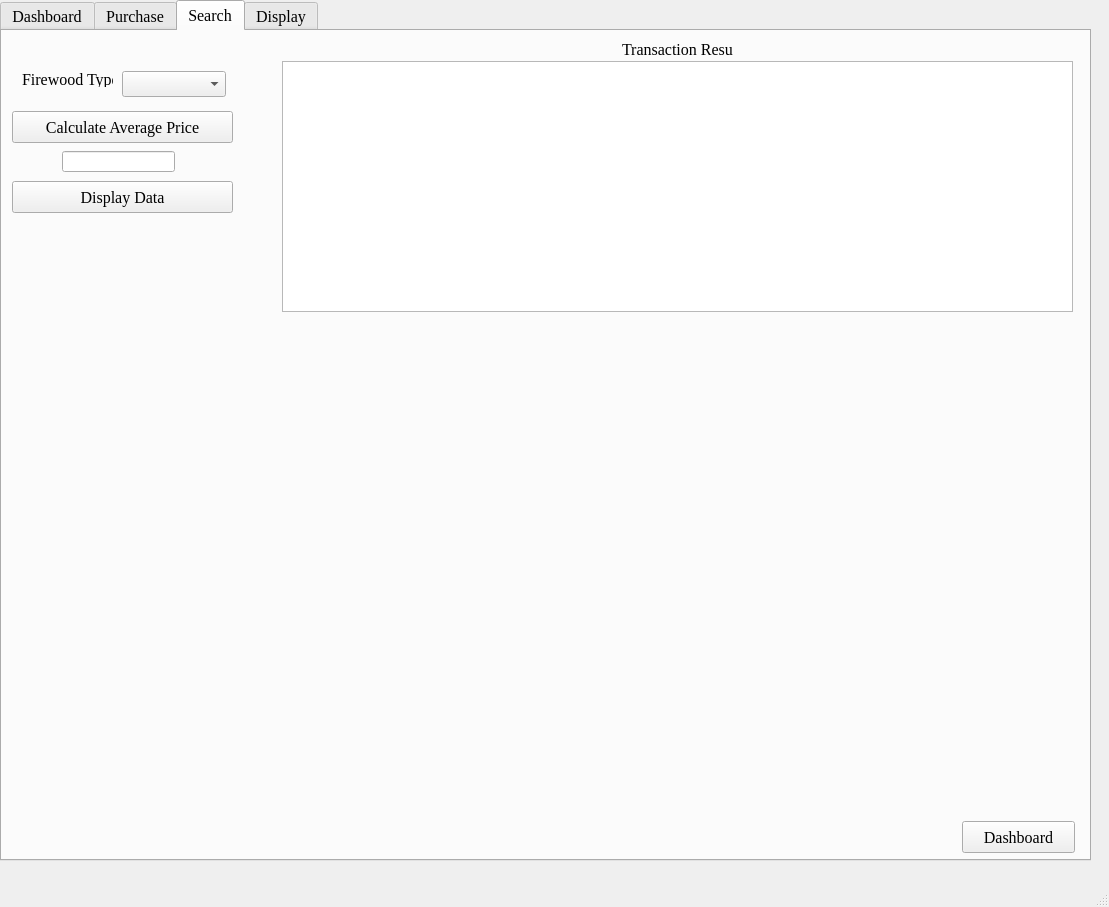
<?xml version="1.0" encoding="UTF-8"?>
<ui version="4.0">
 <class>MainWindow</class>
 <widget class="QMainWindow" name="MainWindow">
  <property name="geometry">
   <rect>
    <x>0</x>
    <y>0</y>
    <width>1109</width>
    <height>907</height>
   </rect>
  </property>
  <property name="font">
   <font>
    <family>Times New Roman</family>
    <pointsize>12</pointsize>
   </font>
  </property>
  <property name="windowTitle">
   <string>MainWindow</string>
  </property>
  <widget class="QWidget" name="centralwidget">
   <widget class="QTabWidget" name="tabWidget">
    <property name="geometry">
     <rect>
      <x>0</x>
      <y>0</y>
      <width>1091</width>
      <height>861</height>
     </rect>
    </property>
    <property name="currentIndex">
     <number>2</number>
    </property>
    <widget class="QWidget" name="tab">
     <attribute name="title">
      <string>Dashboard</string>
     </attribute>
     <widget class="QPushButton" name="btnPurchase">
      <property name="geometry">
       <rect>
        <x>20</x>
        <y>30</y>
        <width>113</width>
        <height>32</height>
       </rect>
      </property>
      <property name="font">
       <font>
        <family>Times New Roman</family>
        <pointsize>12</pointsize>
       </font>
      </property>
      <property name="text">
       <string>Purchase</string>
      </property>
     </widget>
     <widget class="QPushButton" name="btnSearch">
      <property name="geometry">
       <rect>
        <x>20</x>
        <y>80</y>
        <width>113</width>
        <height>32</height>
       </rect>
      </property>
      <property name="font">
       <font>
        <family>Times New Roman</family>
        <pointsize>12</pointsize>
       </font>
      </property>
      <property name="text">
       <string>Search</string>
      </property>
     </widget>
     <widget class="QPushButton" name="btnDisplay">
      <property name="geometry">
       <rect>
        <x>20</x>
        <y>130</y>
        <width>113</width>
        <height>32</height>
       </rect>
      </property>
      <property name="font">
       <font>
        <family>Times New Roman</family>
        <pointsize>12</pointsize>
       </font>
      </property>
      <property name="text">
       <string>Display</string>
      </property>
     </widget>
     <widget class="QPushButton" name="btnExit">
      <property name="geometry">
       <rect>
        <x>20</x>
        <y>180</y>
        <width>113</width>
        <height>32</height>
       </rect>
      </property>
      <property name="font">
       <font>
        <family>Times New Roman</family>
        <pointsize>12</pointsize>
       </font>
      </property>
      <property name="text">
       <string>Exit</string>
      </property>
     </widget>
    </widget>
    <widget class="QWidget" name="tab_2">
     <attribute name="title">
      <string>Purchase</string>
     </attribute>
     <widget class="QLabel" name="lblTransactionId">
      <property name="geometry">
       <rect>
        <x>10</x>
        <y>30</y>
        <width>81</width>
        <height>16</height>
       </rect>
      </property>
      <property name="font">
       <font>
        <family>Times New Roman</family>
        <pointsize>12</pointsize>
       </font>
      </property>
      <property name="text">
       <string>Transaction ID</string>
      </property>
     </widget>
     <widget class="QLabel" name="lblCustomerName">
      <property name="geometry">
       <rect>
        <x>10</x>
        <y>60</y>
        <width>91</width>
        <height>16</height>
       </rect>
      </property>
      <property name="font">
       <font>
        <family>Times New Roman</family>
        <pointsize>12</pointsize>
       </font>
      </property>
      <property name="text">
       <string>Customer Name</string>
      </property>
     </widget>
     <widget class="QComboBox" name="cmbWoodType">
      <property name="geometry">
       <rect>
        <x>110</x>
        <y>100</y>
        <width>111</width>
        <height>26</height>
       </rect>
      </property>
     </widget>
     <widget class="QLabel" name="lblQuantity">
      <property name="geometry">
       <rect>
        <x>10</x>
        <y>140</y>
        <width>60</width>
        <height>16</height>
       </rect>
      </property>
      <property name="font">
       <font>
        <family>Times New Roman</family>
        <pointsize>12</pointsize>
       </font>
      </property>
      <property name="text">
       <string>Quantity</string>
      </property>
     </widget>
     <widget class="QLineEdit" name="txtTransactionID">
      <property name="geometry">
       <rect>
        <x>110</x>
        <y>30</y>
        <width>113</width>
        <height>21</height>
       </rect>
      </property>
     </widget>
     <widget class="QLineEdit" name="txtCustomerName">
      <property name="geometry">
       <rect>
        <x>110</x>
        <y>60</y>
        <width>113</width>
        <height>21</height>
       </rect>
      </property>
     </widget>
     <widget class="QLineEdit" name="txtQuantity">
      <property name="geometry">
       <rect>
        <x>110</x>
        <y>140</y>
        <width>113</width>
        <height>21</height>
       </rect>
      </property>
     </widget>
     <widget class="QLineEdit" name="txtTotalDisplay">
      <property name="geometry">
       <rect>
        <x>110</x>
        <y>180</y>
        <width>113</width>
        <height>21</height>
       </rect>
      </property>
      <property name="readOnly">
       <bool>true</bool>
      </property>
     </widget>
     <widget class="QLabel" name="lblFireWoodType">
      <property name="geometry">
       <rect>
        <x>10</x>
        <y>100</y>
        <width>81</width>
        <height>16</height>
       </rect>
      </property>
      <property name="font">
       <font>
        <family>Times New Roman</family>
        <pointsize>12</pointsize>
       </font>
      </property>
      <property name="text">
       <string>Firewood Type</string>
      </property>
     </widget>
     <widget class="QPushButton" name="btnDisplayTotal">
      <property name="geometry">
       <rect>
        <x>0</x>
        <y>180</y>
        <width>101</width>
        <height>32</height>
       </rect>
      </property>
      <property name="font">
       <font>
        <family>Times New Roman</family>
        <pointsize>12</pointsize>
       </font>
      </property>
      <property name="text">
       <string>Display Total</string>
      </property>
     </widget>
     <widget class="QPushButton" name="btnPurchase_2">
      <property name="geometry">
       <rect>
        <x>60</x>
        <y>230</y>
        <width>113</width>
        <height>32</height>
       </rect>
      </property>
      <property name="font">
       <font>
        <family>Times New Roman</family>
        <pointsize>12</pointsize>
       </font>
      </property>
      <property name="text">
       <string>Purchase</string>
      </property>
     </widget>
    </widget>
    <widget class="QWidget" name="tab_3">
     <attribute name="title">
      <string>Search</string>
     </attribute>
     <widget class="QComboBox" name="cmbSearchWoodType">
      <property name="geometry">
       <rect>
        <x>120</x>
        <y>40</y>
        <width>104</width>
        <height>26</height>
       </rect>
      </property>
     </widget>
     <widget class="QLabel" name="lblSearchWoodType">
      <property name="geometry">
       <rect>
        <x>20</x>
        <y>40</y>
        <width>91</width>
        <height>16</height>
       </rect>
      </property>
      <property name="font">
       <font>
        <family>Times New Roman</family>
        <pointsize>12</pointsize>
       </font>
      </property>
      <property name="text">
       <string>Firewood Type</string>
      </property>
     </widget>
     <widget class="QPushButton" name="btnAveragePrice">
      <property name="geometry">
       <rect>
        <x>10</x>
        <y>80</y>
        <width>221</width>
        <height>32</height>
       </rect>
      </property>
      <property name="font">
       <font>
        <family>Times New Roman</family>
        <pointsize>12</pointsize>
       </font>
      </property>
      <property name="text">
       <string>Calculate Average Price</string>
      </property>
     </widget>
     <widget class="QPushButton" name="btnDisplaySearchData">
      <property name="geometry">
       <rect>
        <x>10</x>
        <y>150</y>
        <width>221</width>
        <height>32</height>
       </rect>
      </property>
      <property name="font">
       <font>
        <family>Times New Roman</family>
        <pointsize>12</pointsize>
       </font>
      </property>
      <property name="text">
       <string>Display Data</string>
      </property>
     </widget>
     <widget class="QTableWidget" name="tblSearchResults">
      <property name="geometry">
       <rect>
        <x>280</x>
        <y>30</y>
        <width>791</width>
        <height>251</height>
       </rect>
      </property>
      <property name="font">
       <font>
        <family>Times New Roman</family>
        <pointsize>12</pointsize>
       </font>
      </property>
     </widget>
     <widget class="QLabel" name="lblSearchResults">
      <property name="geometry">
       <rect>
        <x>620</x>
        <y>10</y>
        <width>111</width>
        <height>16</height>
       </rect>
      </property>
      <property name="font">
       <font>
        <family>Times New Roman</family>
        <pointsize>12</pointsize>
       </font>
      </property>
      <property name="text">
       <string>Transaction Results</string>
      </property>
     </widget>
     <widget class="QPushButton" name="btnDashboard">
      <property name="geometry">
       <rect>
        <x>960</x>
        <y>790</y>
        <width>113</width>
        <height>32</height>
       </rect>
      </property>
      <property name="font">
       <font>
        <family>Times New Roman</family>
        <pointsize>12</pointsize>
       </font>
      </property>
      <property name="text">
       <string>Dashboard</string>
      </property>
     </widget>
     <widget class="QLineEdit" name="txtAveragePrice">
      <property name="geometry">
       <rect>
        <x>60</x>
        <y>120</y>
        <width>113</width>
        <height>21</height>
       </rect>
      </property>
      <property name="readOnly">
       <bool>true</bool>
      </property>
     </widget>
    </widget>
    <widget class="QWidget" name="tab_4">
     <attribute name="title">
      <string>Display</string>
     </attribute>
     <widget class="QTableWidget" name="tblDisplayTransactions">
      <property name="geometry">
       <rect>
        <x>10</x>
        <y>10</y>
        <width>1071</width>
        <height>391</height>
       </rect>
      </property>
      <property name="font">
       <font>
        <family>Times New Roman</family>
        <pointsize>12</pointsize>
       </font>
      </property>
     </widget>
    </widget>
   </widget>
  </widget>
  <widget class="QMenuBar" name="menubar">
   <property name="geometry">
    <rect>
     <x>0</x>
     <y>0</y>
     <width>1109</width>
     <height>24</height>
    </rect>
   </property>
  </widget>
  <widget class="QStatusBar" name="statusbar"/>
 </widget>
 <resources/>
 <connections/>
</ui>
